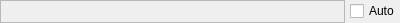
<?xml version="1.0" encoding="UTF-8"?>
<ui version="4.0">
 <class>CurveColorConfigWidget</class>
 <widget class="QWidget" name="CurveColorConfigWidget">
  <property name="geometry">
   <rect>
    <x>0</x>
    <y>0</y>
    <width>400</width>
    <height>23</height>
   </rect>
  </property>
  <property name="windowTitle">
   <string>Form</string>
  </property>
  <layout class="QGridLayout" name="gridLayout">
   <property name="horizontalSpacing">
    <number>5</number>
   </property>
   <property name="margin">
    <number>0</number>
   </property>
   <item row="0" column="2">
    <widget class="QCheckBox" name="checkBoxAuto">
     <property name="layoutDirection">
      <enum>Qt::LeftToRight</enum>
     </property>
     <property name="text">
      <string>Auto</string>
     </property>
    </widget>
   </item>
   <item row="0" column="1">
    <widget class="QFrame" name="frame">
     <property name="sizePolicy">
      <sizepolicy hsizetype="MinimumExpanding" vsizetype="Preferred">
       <horstretch>0</horstretch>
       <verstretch>0</verstretch>
      </sizepolicy>
     </property>
     <property name="minimumSize">
      <size>
       <width>0</width>
       <height>23</height>
      </size>
     </property>
     <property name="frameShape">
      <enum>QFrame::StyledPanel</enum>
     </property>
     <property name="frameShadow">
      <enum>QFrame::Sunken</enum>
     </property>
     <layout class="QGridLayout" name="gridLayout_2">
      <property name="margin">
       <number>0</number>
      </property>
      <item row="0" column="0">
       <widget class="QLabel" name="labelColor">
        <property name="cursor">
         <cursorShape>PointingHandCursor</cursorShape>
        </property>
        <property name="text">
         <string/>
        </property>
        <property name="alignment">
         <set>Qt::AlignCenter</set>
        </property>
       </widget>
      </item>
     </layout>
    </widget>
   </item>
  </layout>
 </widget>
 <resources/>
 <connections/>
</ui>
